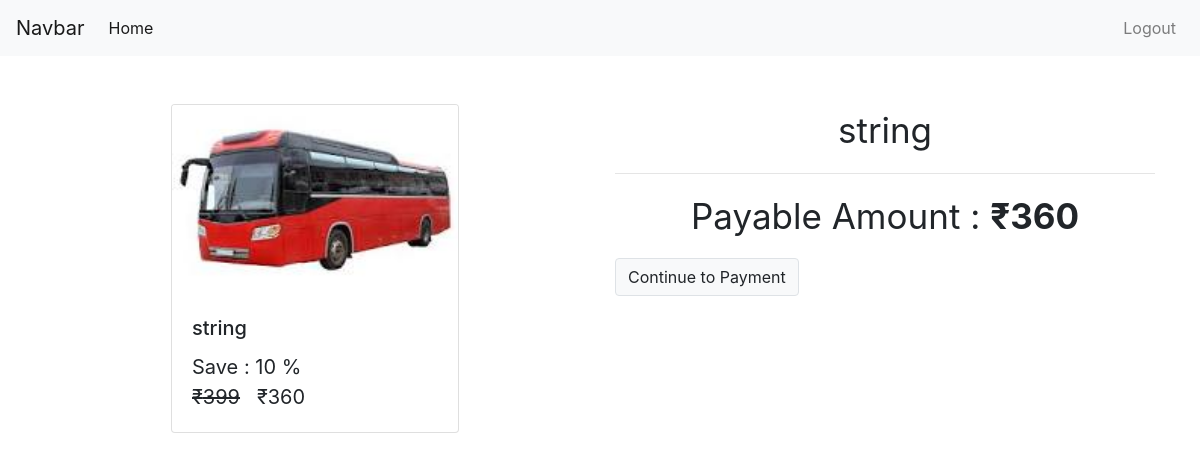
/check-out/string_basics (signed in), run on the app's committed database.
### courses/models/course.py (models this page shows, shortened)
class Course(models.Model):
    name = models.CharField(max_length=50,null=False)
    slug = models.CharField(max_length=50,null=False,unique=True)
    description = models.CharField(max_length=200,null=True)
    price = models.IntegerField(null=False)
    discount = models.IntegerField(null=False,default=0)
    active = models.BooleanField(default=False)
    thumbnail= models.ImageField(upload_to='files/thumbnail')
    date = models.DateTimeField(auto_now_add=True)
    resource = models.FileField(upload_to='files/resource')
    length = models.IntegerField(null=False)

### courses/views/checkout.py (the view, shortened to what this page needs)
# urls.py: path('check-out/<str:slug>',checkout,name='checkout'),
def checkout(request,slug):
    course = Course.objects.get(slug = slug)
    user = None
    if(request.user.is_authenticated is False):
        return redirect("login")
    user = request.user
    action = request.GET.get('action')
    order = None
    payment = None
    context = {
        'course':course,
        'order':order,
        "payment":payment
    }
    return render(request,'courses/check_out.html',context)

### courses/templatetags/courses_custom_tags.py (called while the page is built)
@register.simple_tag
def call_sellprice(price,discount):
    a = int(price)
    b = int(discount)
    if a is None or b is 0:
        return price
    sellprice = a
    sellprice = a - (a * b * 0.01)
    return math.ceil(sellprice)

### courses/templates/courses/check_out.html (shortened to what this page needs)
{% extends 'courses/base.html' %}
{% load courses_custom_tags %}
{% block content %}
<div class="container">
<br>
<br>
<div class='row '>
    <div class="col ml-auto">
  <div class="card mx-auto" style="width: 18rem;">
  <img src="{{course.thumbnail.url}}" class="card-img-top" alt="...">
  <div class="card-body">
    <h5 class="card-title">{{course.name}}</h5>
    <p class="card-text">
      <span class='price'>
        Save : {{course.discount}} %
        <br>
      <del>₹{{course.price}}</del> &nbsp;
      <span> ₹{% call_sellprice course.price course.discount %}</span>
      </span>
    </p>
  </div>
</div>
</div>
<div class="col ">
    <div>
        <p style="font-size:35px;text-align:center">{{course.name}}</p>
        <hr>
        <p style="font-size:35px;text-align:center">Payable Amount : <b><span> ₹{% call_sellprice course.price course.discount %}</span></b> </p>
        <a class="btn btn-light border" href="?action=create_payment">Continue to Payment</a>
    </div>
</div>
</div>
</div>
{% endblock content %}

### courses/static/courses/css/common.css (style rules this page uses)
.price { font-size: 20px; }

### data on the page
Course: thumbnail (picture), name "string", discount "10", price "399", price+discount "360"
